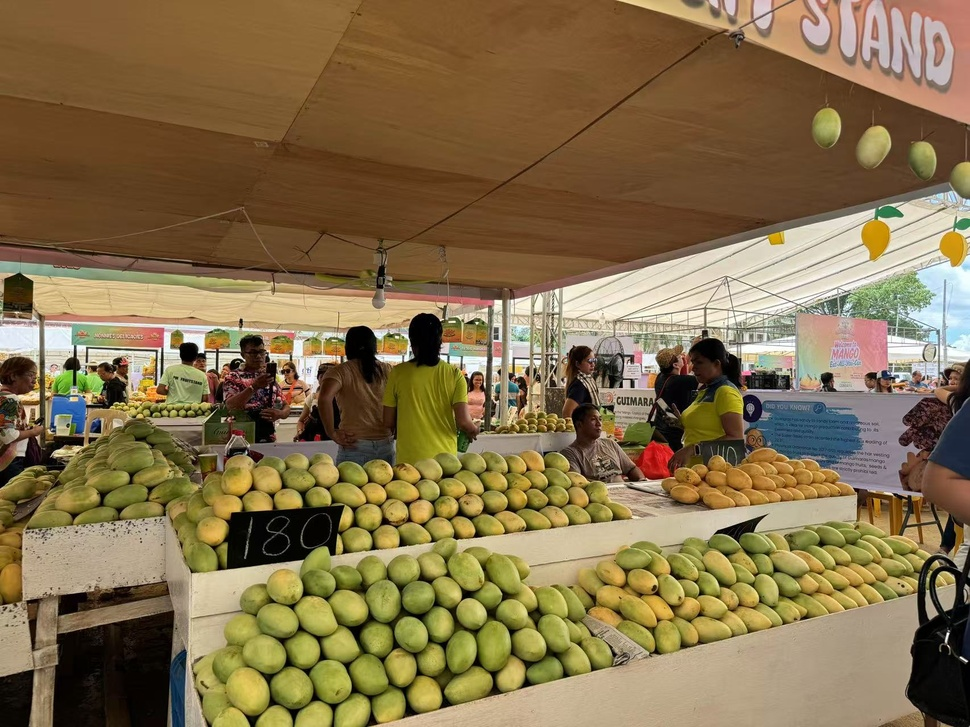
#> input picture add_watermark/WechatIMG621.jpg, 970 x 727 px, shrunk from 1706 x 1279 before the run, found by its file name
$ python add_watermark.py
#> lines starting #> are read from the running program, lines starting #| are printed output that depends on the picture
from PIL import Image,ImageFont,ImageDraw
img = Image.open("/Users/xiaoxiao/Desktop/all_python_projects/add_watermark/WechatIMG621.jpg")
#> img is the input picture: PIL image 970x727 RGB; mean R, G, B 132.4, 112.3, 75.7

font = ImageFont.truetype("/System/Library/Fonts/Supplemental/Songti.ttc",size=42)
draw = ImageDraw.Draw(img)
draw.text(xy=(10,10),text="@Manggahan 2025",font=font,fill="Yellow")
img.save("/Users/xiaoxiao/Desktop/all_python_projects/add_watermark/result.JPG")
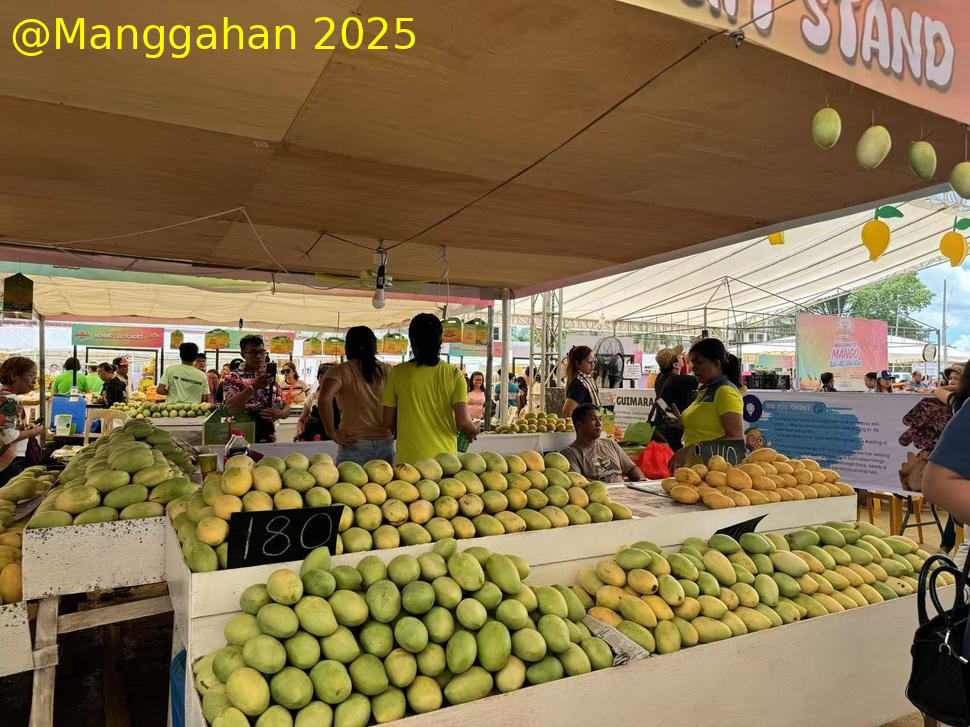
#> saved as result.JPG: PIL image 970x727 RGB; mean R, G, B 133, 113.2, 75.4
